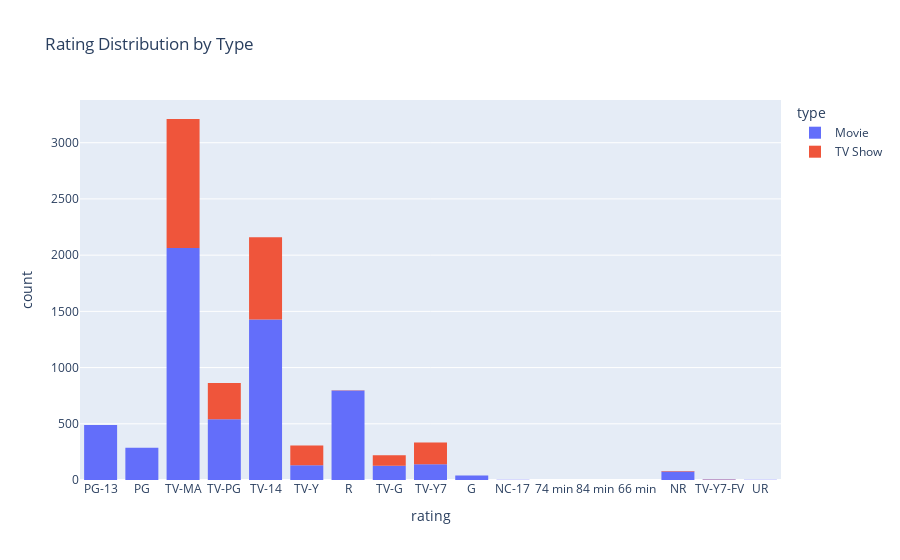

The notebook cell saved with this chart:
### Code cell
def plot_rating_distribution(df):
    fig= px.histogram(df,x='rating',color='type',title='Rating Distribution by Type')
    fig.show()
plot_rating_distribution(df)

### Figure 1 — Plotly figure (JSON) as saved in the notebook; plotly's stock layout.template omitted (floating-point values rounded to 4 significant figures; data arrays with more than 128 entries replaced by an {"elided": "..."} marker saying what was removed)
{"data": [{"alignmentgroup": "True", "bingroup": "x", "hovertemplate": "type=Movie<br>rating=%{x}<br>count=%{y}<extra></extra>", "legendgroup": "Movie", "marker": {"color": "#636efa", "pattern": {"shape": ""}}, "name": "Movie", "offsetgroup": "Movie", "orientation": "v", "showlegend": true, "type": "histogram", "x": {"elided": "6131 str values"}, "xaxis": "x", "yaxis": "y"}, {"alignmentgroup": "True", "bingroup": "x", "hovertemplate": "type=TV Show<br>rating=%{x}<br>count=%{y}<extra></extra>", "legendgroup": "TV Show", "marker": {"color": "#EF553B", "pattern": {"shape": ""}}, "name": "TV Show", "offsetgroup": "TV Show", "orientation": "v", "showlegend": true, "type": "histogram", "x": {"elided": "2676 str values"}, "xaxis": "x", "yaxis": "y"}], "layout": {"barmode": "relative", "legend": {"title": {"text": "type"}, "tracegroupgap": 0}, "title": {"text": "Rating Distribution by Type"}, "xaxis": {"anchor": "y", "domain": [0, 1], "title": {"text": "rating"}}, "yaxis": {"anchor": "x", "domain": [0, 1], "title": {"text": "count"}}}}
